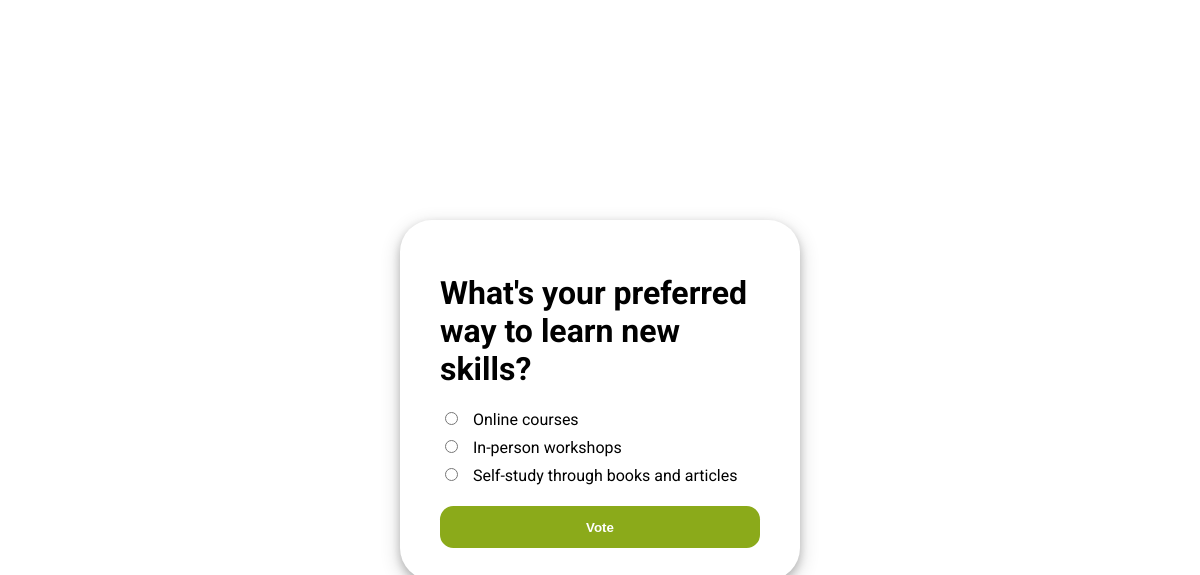
Page /polls/4 on the committed database.
### polls/models.py (models this page shows, shortened)
class Question(models.Model):
    question_text = models.CharField(max_length=200)
    pub_date = models.DateTimeField("date published")

class Choice(models.Model):
    choice_text = models.CharField(max_length=200)
    votes = models.IntegerField(default=0)
    question = models.ForeignKey(Question, on_delete=models.CASCADE)

### polls/views.py (the view)
# urls.py: path('<int:pk>', views.DetailView.as_view(), name='detail'),
class DetailView(generic.DetailView):
    template_name = 'polls/detail.html'
    def get_queryset(self):
        return Question.objects.filter(pub_date__lte=timezone.now(), id__in=Choice.objects.values('question_id')).order_by("-pub_date")

### polls/templates/polls/detail.html (shortened to what this page needs)
{% extends "polls/base.html" %}
{% load static %}
{% block style %}
    <link rel="stylesheet" href="{% static 'polls/css/detailStyle.css' %}">
{% endblock %}
{% block content %}
<main>
    <div id="form-container">
        <form action="{% url 'polls:vote' question.id %}" method="POST">
            <div id="question-text">
                <h1>{{ question.question_text }}</h1>
            </div>
            <div>
                {% for choice in question.choice_set.all %}
                    <div class="choice-container">
                        <input type="radio" name="choice" id="choice{{ forloop.counter }}" value="{{ choice.id }}">
                        <label for="choice{{ forloop.counter }}">{{ choice.choice_text }}</label>
                    </div>
                {% endfor %}
            </div>
            <div>
                <input type="submit" value="Vote" id="btn-vote">
            </div>
        </form>
    </div>
</main>
{% endblock  %}

### polls/static/polls/css/style.css (style rules this page uses)
* { box-sizing: border-box; }
body { font-family: "Roboto", system-ui; font-weight: 400; font-style: normal; margin: 0; }
main { height: 100dvh; display: flex; align-items: center; justify-content: center; }

### polls/static/polls/css/detailStyle.css (style rules this page uses)
#form-container { width: 80%; max-width: 400px; padding: 2em 2.5em; border-radius: 2em; box-shadow: 0 4px 8px 0 rgba(0, 0, 0, 0.2), 0 6px 20px 0 rgba(0, 0, 0, 0.19); }
#question-text { text-align: left; }
#btn-vote { width: 100%; padding: 1em 2em; border: none; border-radius: 1em; font-weight: bold; margin-top: 1em; background-color: #8BAA1A; color: #fff; }
.choice-container { margin-bottom: 0.5em; }
.choice-container label { margin-left: 0.5em; }

### rows in the picture
Question: question_text "What's your preferred way to learn new skills?"
Choice: choice_text "Online courses"
Choice: choice_text "In-person workshops"
Choice: choice_text "Self-study through books and articles"
